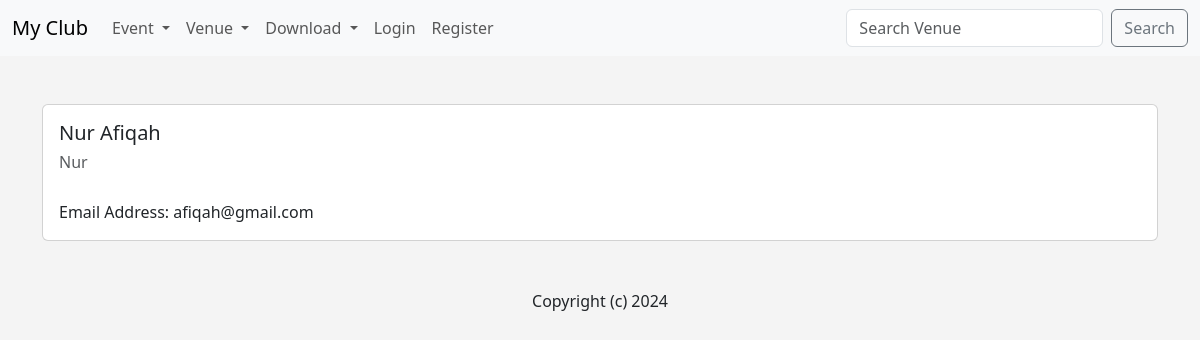
Page /show_members/1 on the committed database.
### events/models.py (models this page shows)
class MyClubUser(models.Model):
    first_name = models.CharField(max_length=30)
    last_name = models.CharField(max_length=30)
    email =  models.EmailField('User Email')
    def __str__(self):
        return self.first_name +  ' ' + self.last_name

### events/views.py (the view)
# urls.py: path('show_members/<myclubuser_id>', views.show_members, name="show_members"),
def show_members(request, myclubuser_id):
    myclubuser = MyClubUser.objects.get(pk=myclubuser_id)
    return render(request, 'events/show_members.html', {
        "myclubuser" : myclubuser,
    })

### events/templates/events/show_members.html
{% extends 'events/base.html' %}
{% block content %}
<div class="card">
    <div class="card-body">
      <h5 class="card-title">{{ myclubuser }}</h5>
      <h6 class="card-text mb-2 text-body-secondary"> {{ myclubuser.first_name}}</h6>
      <br>
      <p class="card-subtitle">Email Address: {{ myclubuser.email }}</p>
    </div>
  </div>
    <br><br>
{% endblock%}

### events/templates/events/base.html (style rules this page uses)
body { background: #f4f4f4; }

### rows in the picture
MyClubUser: first_name+last_name "Nur Afiqah", first_name "Nur", email "afiqah@gmail.com"
